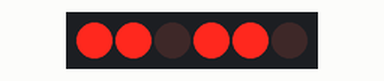
Simulated run of this sketch. Board: ATtiny85, built with avr-gcc and run on an emulated ATtiny85. Parts: 6×1 LED matrix. Wiring (inferred from the names in the program): charlieplexed LEDs: lines PB0, PB1, PB2. Sleep ends after the set time or at an interrupt; random numbers use the default seed unless the sketch sets one.

Above: at 3.04 s.
At 9.5 s:
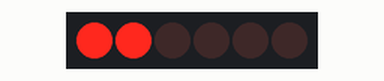
At 16.95 s:
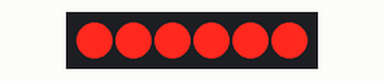
At 21.32 s:
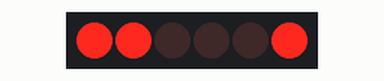
At 31.92 s:
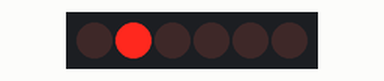
At 39.74 s:
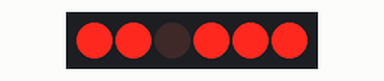

The sketch:

kawaiiHearts.ino
```cpp
// ATtiny85 sleep mode, wake on pin change interrupt or watchdog timer
// Author: Nick Gammon
// Date: 12 October 2013

// ATMEL ATTINY 25/45/85 / ARDUINO
//
//                  +-\/-+
// Ain0 (D 5) PB5  1|    |8  Vcc
// Ain3 (D 3) PB3  2|    |7  PB2 (D 2) Ain1
// Ain2 (D 4) PB4  3|    |6  PB1 (D 1) pwm1
//            GND  4|    |5  PB0 (D 0) pwm0
//                  +----+

#include <avr/sleep.h>    // Sleep Modes
#include <avr/power.h>    // Power management
#include <avr/wdt.h>      // Watchdog timer
#define CHARLIE_A 0
#define CHARLIE_B 1
#define CHARLIE_C 2
const byte LED = 1;  // pin 2
byte watchdog_counter = 0;
byte lastLED = 0;
byte randomLed = 0;
// watchdog interrupt
ISR (WDT_vect)
{
  watchdog_counter++;
  wdt_disable();  // disable watchdog
}  // end of WDT_vect

void resetWatchdog ()
 {
 // clear various "reset" flags
 MCUSR = 0;
 // allow changes, disable reset, clear existing interrupt
 WDTCR = bit (WDCE) | bit (WDE) | bit (WDIF);
 // set interrupt mode and an interval (WDE must be changed from 1 to 0 here)
 //WDTCR = bit (WDIE) | bit (WDP2) | bit (WDP1) | bit (WDP0);    // set WDIE, and 2 seconds delay
 WDTCR = bit (WDIE);
 //WDTCR |= (0<<WDP3) | (1<<WDP2) | (0<<WDP1) | (1<<WDP0);  //0.5 ms delay
 // pat the dog
 wdt_reset();
 }  // end of resetWatchdog

void setup ()
 {
 resetWatchdog ();  // do this first in case WDT fires
 pinMode (LED, OUTPUT);
 pinMode(3, INPUT_PULLUP);
 pinMode(4, INPUT_PULLUP);
 pinMode(5, INPUT_PULLUP);
 pinMode(CHARLIE_A, OUTPUT);
 pinMode(CHARLIE_B, OUTPUT);
 pinMode(CHARLIE_C, OUTPUT);
 ADCSRA |= (1<<ADEN); //Enable ADC
 randomSeed (analogRead (0));    // randomize
 ADCSRA &= ~(1<<ADEN); //Disable ADC, saves ~230uA
 }  // end of setup

void loop ()
 {
 //digitalWrite (LED, HIGH);
 //delay (1);

 //goToSleep ();

 //digitalWrite (LED, LOW);

 randomLed = random (1,7);
 randomLEDs(randomLed);
 goToSleep();

 }  // end of loop

void goToSleep ()
 {
 set_sleep_mode (SLEEP_MODE_PWR_DOWN);
 ADCSRA = 0;            // turn off ADC
 power_all_disable ();  // power off ADC, Timer 0 and 1, serial interface
 noInterrupts ();       // timed sequence coming up
 resetWatchdog ();      // get watchdog ready
 sleep_enable ();       // ready to sleep
 interrupts ();         // interrupts are required now
 sleep_cpu ();          // sleep
 sleep_disable ();      // precaution
 //power_all_enable ();   // power everything back on
 }  // end of goToSleep


 void randomLEDs(int n)
{
//    pinMode(CHARLIE_A, OUTPUT);
//    digitalWrite(CHARLIE_A, LOW);
//    pinMode(CHARLIE_B, OUTPUT);
//    digitalWrite(CHARLIE_B, LOW);
//    pinMode(CHARLIE_C, OUTPUT);
//    digitalWrite(CHARLIE_C, LOW);
//
//
//    if(n==lastLED)
//    {
//      n = random(0, lastLED-1);
//    }
  switch(n)
   {
    case 1 :

       // LIGHT 1
      //turn on LED L1
      pinMode(CHARLIE_A, OUTPUT);     //row 1
      digitalWrite(CHARLIE_A, LOW);
      pinMode(CHARLIE_B, OUTPUT);     //row 2
      digitalWrite(CHARLIE_B, HIGH);
      pinMode(CHARLIE_C, INPUT);      //row 3
      digitalWrite(CHARLIE_C, LOW);

    break;
    case 2 :
    // LIGHT 2
    //turn on LED L2
    pinMode(CHARLIE_A, OUTPUT);     //row 1
    digitalWrite(CHARLIE_A, HIGH);
    pinMode(CHARLIE_B, OUTPUT);     //row 2
    digitalWrite(CHARLIE_B, LOW);
    pinMode(CHARLIE_C, INPUT);      //row 3
    digitalWrite(CHARLIE_C, LOW);

    break;
    case 3:
    // LIGHT 3
    pinMode(CHARLIE_A, INPUT);      //row 1
    digitalWrite(CHARLIE_A, LOW);
    pinMode(CHARLIE_B, OUTPUT);     //row 2
    digitalWrite(CHARLIE_B, LOW);
    pinMode(CHARLIE_C, OUTPUT);     //row 3
    digitalWrite(CHARLIE_C, HIGH);

    break;
    case 4:
    // LIGHT 4
    pinMode(CHARLIE_A, INPUT);     //row 1
    digitalWrite(CHARLIE_A, LOW);
    pinMode(CHARLIE_B, OUTPUT);    //row 2
    digitalWrite(CHARLIE_B, HIGH);
    pinMode(CHARLIE_C, OUTPUT);    //row 3
    digitalWrite(CHARLIE_C, LOW);

    break;
    case 5:
    // LIGHT 5
    pinMode(CHARLIE_A, OUTPUT);    //row 1
    digitalWrite(CHARLIE_A, LOW);
    pinMode(CHARLIE_B, INPUT);     //row 2
    digitalWrite(CHARLIE_B, LOW);
    pinMode(CHARLIE_C, OUTPUT);    //row3
    digitalWrite(CHARLIE_C, HIGH);

    break;
    case 6:
    // LIGHT 6
    pinMode(CHARLIE_A, OUTPUT);
    digitalWrite(CHARLIE_A, HIGH);
    pinMode(CHARLIE_B, INPUT);
    digitalWrite(CHARLIE_B, LOW);
    pinMode(CHARLIE_C, OUTPUT);
    digitalWrite(CHARLIE_C, LOW);

    break;
//    default:
//     pinMode(CHARLIE_A, INPUT);
//     pinMode(CHARLIE_B, INPUT);
//     pinMode(CHARLIE_C, INPUT);
   }

   //lastLED = n;
}
```
